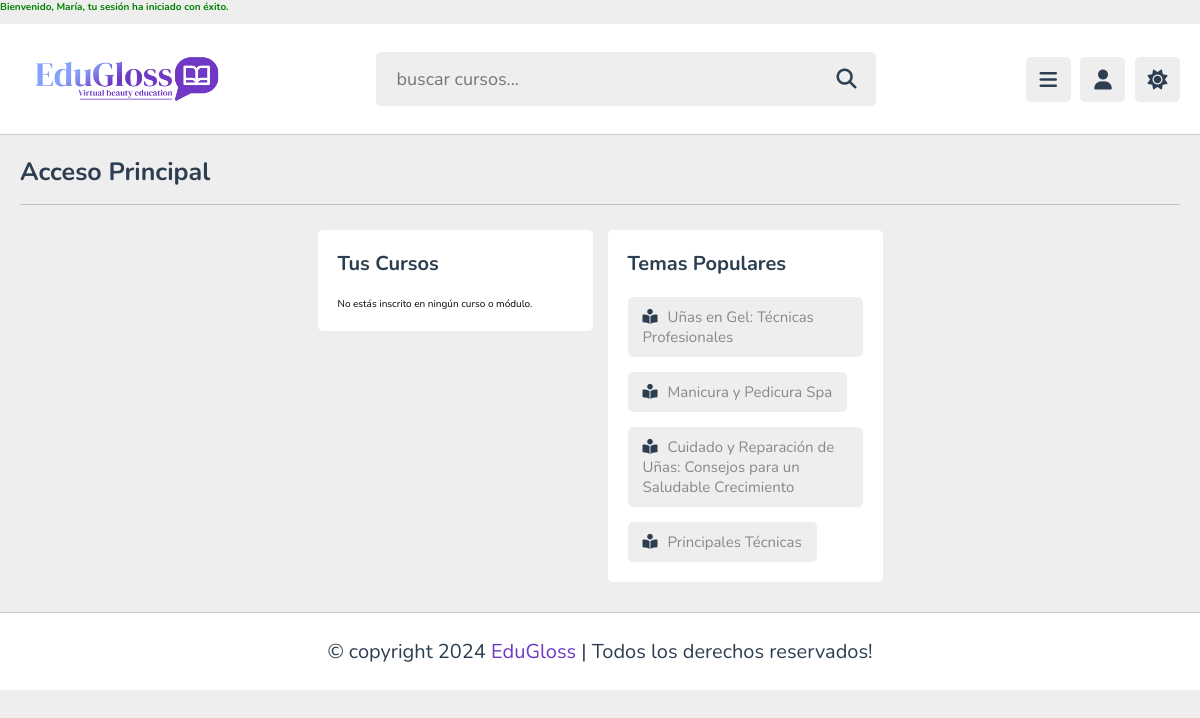
Before: /View/mestudiante/home.php (signed in) with the older database file.
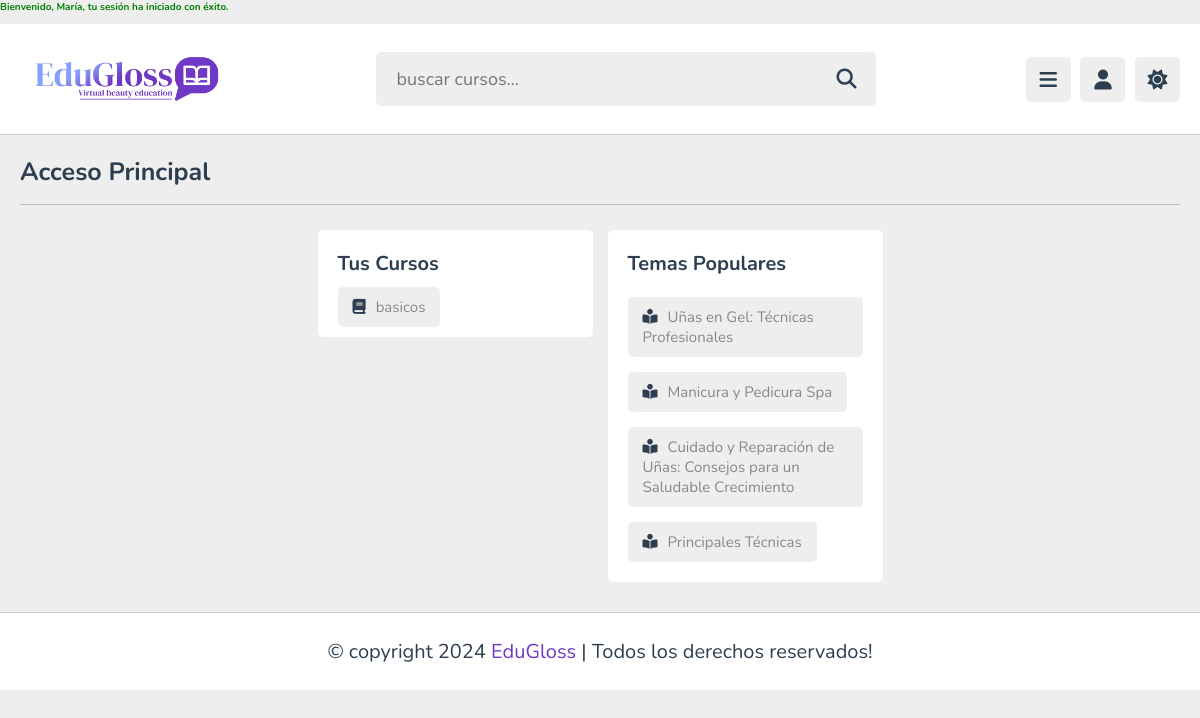
After: the same page with the newer database file.
### tables this page shows
CREATE TABLE `inscripcion` (
  `id_inscripcion` int(11) NOT NULL,
  `id_usuario` int(11) NOT NULL,
  `id_curso` int(11) DEFAULT NULL,
  `id_modulo` int(11) DEFAULT NULL,
  `id_pago` int(11) NOT NULL,
  `fecha_inscripcion` timestamp NOT NULL DEFAULT current_timestamp(),
  `estado` enum('activa','completada','cancelada') DEFAULT 'activa'
);

CREATE TABLE `modulo` (
  `id_modulo` int(11) NOT NULL,
  `id_curso` int(11) NOT NULL,
  `nombre` varchar(100) NOT NULL,
  `descripcion` text DEFAULT NULL,
  `precio` decimal(10,2) NOT NULL
);

### Controller/EstudianteController.php (the view, shortened to what this page needs)
<?php
class EstudianteController {
    private $db;
    public function __construct($db) {
    $this->db = $db;
    }
    public function mostrarInscripciones() {
    $id_estudiante = $_SESSION['user_id'];
    $stmt = $this->db->prepare("
        SELECT
            i.id_modulo,
            i.id_curso,
            m.nombre AS nombre_modulo,
            c.nombre AS nombre_curso
        FROM inscripcion i
        LEFT JOIN modulo m ON i.id_modulo = m.id_modulo
        LEFT JOIN curso c ON i.id_curso = c.id_curso
        WHERE i.id_usuario = ?
    ");
    $stmt->bind_param("i", $id_estudiante);
    $stmt->execute();
    $result = $stmt->get_result();
    $inscripciones = $result->fetch_all(MYSQLI_ASSOC);
    if (empty($inscripciones)) {
        return "<p>No estás inscrito en ningún curso o módulo.</p>";
    }
    $html = "<ul>";
    foreach ($inscripciones as $row) {
       if (!empty($row['id_modulo'])) {
            $html .= '<a href="ver_materiales.php?id_modulo=' . urlencode($row['id_modulo']) .'"><i class="fa-solid fa-book"></i><span>'
                  . htmlspecialchars($row['nombre_modulo'])
                  . '</span></a>';
        } elseif (!empty($row['id_curso'])) {
            $html .= '<a href="ver_materiales.php?id_curso=' . urlencode($row['id_curso']) . '">
                        <i class="fa-solid fa-book"></i><span>'
                        . htmlspecialchars($row['nombre_curso'])
                        . '</span></a>';
        }
    }
    return $html;
}
}

Changed rows visible on the page:
added inscripcion: id_modulo.nombre "basicos"
Other visible differences:
text no longer shown: "No estás inscrito en ningún curso o módulo."
